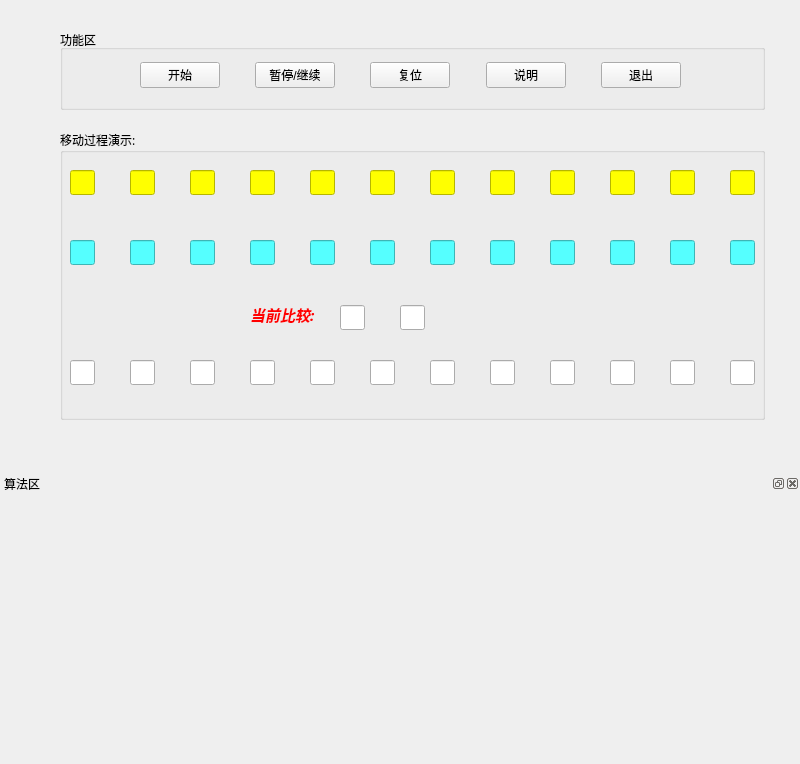
<?xml version="1.0" encoding="UTF-8"?>
<ui version="4.0">
 <class>seqUniView</class>
 <widget class="QMainWindow" name="seqUniView">
  <property name="geometry">
   <rect>
    <x>0</x>
    <y>0</y>
    <width>800</width>
    <height>764</height>
   </rect>
  </property>
  <property name="windowTitle">
   <string>MainWindow</string>
  </property>
  <widget class="QWidget" name="centralwidget">
   <widget class="QGroupBox" name="groupBox">
    <property name="geometry">
     <rect>
      <x>60</x>
      <y>130</y>
      <width>705</width>
      <height>290</height>
     </rect>
    </property>
    <property name="minimumSize">
     <size>
      <width>0</width>
      <height>0</height>
     </size>
    </property>
    <property name="maximumSize">
     <size>
      <width>800</width>
      <height>300</height>
     </size>
    </property>
    <property name="font">
     <font>
      <family>Agency FB</family>
      <pointsize>9</pointsize>
      <weight>50</weight>
      <italic>false</italic>
      <bold>false</bold>
     </font>
    </property>
    <property name="styleSheet">
     <string notr="true">font: 9pt &quot;Agency FB&quot;;</string>
    </property>
    <property name="title">
     <string>移动过程演示:</string>
    </property>
    <widget class="QLineEdit" name="lineEdit_1">
     <property name="geometry">
      <rect>
       <x>10</x>
       <y>40</y>
       <width>25</width>
       <height>25</height>
      </rect>
     </property>
     <property name="minimumSize">
      <size>
       <width>25</width>
       <height>25</height>
      </size>
     </property>
     <property name="maximumSize">
      <size>
       <width>25</width>
       <height>25</height>
      </size>
     </property>
     <property name="styleSheet">
      <string notr="true">background-color: rgb(255, 255, 0);
font: 10pt &quot;微软雅黑&quot;;
color: rgb(255, 0, 0);</string>
     </property>
     <property name="text">
      <string/>
     </property>
     <property name="readOnly">
      <bool>true</bool>
     </property>
    </widget>
    <widget class="QLineEdit" name="lineEdit_2">
     <property name="geometry">
      <rect>
       <x>70</x>
       <y>40</y>
       <width>25</width>
       <height>25</height>
      </rect>
     </property>
     <property name="minimumSize">
      <size>
       <width>25</width>
       <height>25</height>
      </size>
     </property>
     <property name="maximumSize">
      <size>
       <width>25</width>
       <height>25</height>
      </size>
     </property>
     <property name="styleSheet">
      <string notr="true">background-color: rgb(255, 255, 0);
font: 10pt &quot;微软雅黑&quot;;
color: rgb(255, 0, 0);</string>
     </property>
     <property name="readOnly">
      <bool>true</bool>
     </property>
    </widget>
    <widget class="QLineEdit" name="lineEdit_3">
     <property name="geometry">
      <rect>
       <x>130</x>
       <y>40</y>
       <width>25</width>
       <height>25</height>
      </rect>
     </property>
     <property name="minimumSize">
      <size>
       <width>25</width>
       <height>25</height>
      </size>
     </property>
     <property name="maximumSize">
      <size>
       <width>25</width>
       <height>25</height>
      </size>
     </property>
     <property name="styleSheet">
      <string notr="true">background-color: rgb(255, 255, 0);
font: 10pt &quot;微软雅黑&quot;;
color: rgb(255, 0, 0);</string>
     </property>
     <property name="readOnly">
      <bool>true</bool>
     </property>
    </widget>
    <widget class="QLineEdit" name="lineEdit_4">
     <property name="geometry">
      <rect>
       <x>190</x>
       <y>40</y>
       <width>25</width>
       <height>25</height>
      </rect>
     </property>
     <property name="minimumSize">
      <size>
       <width>25</width>
       <height>25</height>
      </size>
     </property>
     <property name="maximumSize">
      <size>
       <width>25</width>
       <height>25</height>
      </size>
     </property>
     <property name="styleSheet">
      <string notr="true">background-color: rgb(255, 255, 0);
font: 10pt &quot;微软雅黑&quot;;
color: rgb(255, 0, 0);</string>
     </property>
     <property name="readOnly">
      <bool>true</bool>
     </property>
    </widget>
    <widget class="QLineEdit" name="lineEdit_5">
     <property name="geometry">
      <rect>
       <x>250</x>
       <y>40</y>
       <width>25</width>
       <height>25</height>
      </rect>
     </property>
     <property name="minimumSize">
      <size>
       <width>25</width>
       <height>25</height>
      </size>
     </property>
     <property name="maximumSize">
      <size>
       <width>25</width>
       <height>25</height>
      </size>
     </property>
     <property name="styleSheet">
      <string notr="true">background-color: rgb(255, 255, 0);
font: 10pt &quot;微软雅黑&quot;;
color: rgb(255, 0, 0);</string>
     </property>
     <property name="readOnly">
      <bool>true</bool>
     </property>
    </widget>
    <widget class="QLineEdit" name="lineEdit_6">
     <property name="geometry">
      <rect>
       <x>310</x>
       <y>40</y>
       <width>25</width>
       <height>25</height>
      </rect>
     </property>
     <property name="minimumSize">
      <size>
       <width>25</width>
       <height>25</height>
      </size>
     </property>
     <property name="maximumSize">
      <size>
       <width>25</width>
       <height>25</height>
      </size>
     </property>
     <property name="styleSheet">
      <string notr="true">background-color: rgb(255, 255, 0);
color: rgb(255, 0, 0);
font: 10pt &quot;微软雅黑&quot;;</string>
     </property>
     <property name="readOnly">
      <bool>true</bool>
     </property>
    </widget>
    <widget class="QLineEdit" name="lineEdit_7">
     <property name="geometry">
      <rect>
       <x>370</x>
       <y>40</y>
       <width>25</width>
       <height>25</height>
      </rect>
     </property>
     <property name="minimumSize">
      <size>
       <width>25</width>
       <height>25</height>
      </size>
     </property>
     <property name="maximumSize">
      <size>
       <width>25</width>
       <height>25</height>
      </size>
     </property>
     <property name="styleSheet">
      <string notr="true">background-color: rgb(255, 255, 0);
font: 10pt &quot;微软雅黑&quot;;
color: rgb(255, 0, 0);</string>
     </property>
     <property name="text">
      <string/>
     </property>
     <property name="readOnly">
      <bool>true</bool>
     </property>
    </widget>
    <widget class="QLineEdit" name="lineEdit_8">
     <property name="geometry">
      <rect>
       <x>430</x>
       <y>40</y>
       <width>25</width>
       <height>25</height>
      </rect>
     </property>
     <property name="minimumSize">
      <size>
       <width>25</width>
       <height>25</height>
      </size>
     </property>
     <property name="maximumSize">
      <size>
       <width>25</width>
       <height>25</height>
      </size>
     </property>
     <property name="styleSheet">
      <string notr="true">background-color: rgb(255, 255, 0);
color: rgb(255, 0, 0);
font: 10pt &quot;微软雅黑&quot;;</string>
     </property>
     <property name="readOnly">
      <bool>true</bool>
     </property>
    </widget>
    <widget class="QLineEdit" name="lineEdit_10">
     <property name="geometry">
      <rect>
       <x>550</x>
       <y>40</y>
       <width>25</width>
       <height>25</height>
      </rect>
     </property>
     <property name="minimumSize">
      <size>
       <width>25</width>
       <height>25</height>
      </size>
     </property>
     <property name="maximumSize">
      <size>
       <width>25</width>
       <height>25</height>
      </size>
     </property>
     <property name="styleSheet">
      <string notr="true">background-color: rgb(255, 255, 0);
font: 10pt &quot;微软雅黑&quot;;
color: rgb(255, 0, 0);</string>
     </property>
     <property name="readOnly">
      <bool>true</bool>
     </property>
    </widget>
    <widget class="QLineEdit" name="lineEdit_9">
     <property name="geometry">
      <rect>
       <x>490</x>
       <y>40</y>
       <width>25</width>
       <height>25</height>
      </rect>
     </property>
     <property name="minimumSize">
      <size>
       <width>25</width>
       <height>25</height>
      </size>
     </property>
     <property name="maximumSize">
      <size>
       <width>25</width>
       <height>25</height>
      </size>
     </property>
     <property name="styleSheet">
      <string notr="true">background-color: rgb(255, 255, 0);
font: 10pt &quot;微软雅黑&quot;;
color: rgb(255, 0, 0);</string>
     </property>
     <property name="readOnly">
      <bool>true</bool>
     </property>
    </widget>
    <widget class="QLineEdit" name="lineEdit_11">
     <property name="geometry">
      <rect>
       <x>610</x>
       <y>40</y>
       <width>25</width>
       <height>25</height>
      </rect>
     </property>
     <property name="minimumSize">
      <size>
       <width>25</width>
       <height>25</height>
      </size>
     </property>
     <property name="maximumSize">
      <size>
       <width>25</width>
       <height>25</height>
      </size>
     </property>
     <property name="styleSheet">
      <string notr="true">background-color: rgb(255, 255, 0);
font: 10pt &quot;微软雅黑&quot;;
color: rgb(255, 0, 0);
</string>
     </property>
     <property name="readOnly">
      <bool>true</bool>
     </property>
    </widget>
    <widget class="QLineEdit" name="lineEdit_12">
     <property name="geometry">
      <rect>
       <x>670</x>
       <y>40</y>
       <width>25</width>
       <height>25</height>
      </rect>
     </property>
     <property name="minimumSize">
      <size>
       <width>25</width>
       <height>25</height>
      </size>
     </property>
     <property name="maximumSize">
      <size>
       <width>25</width>
       <height>25</height>
      </size>
     </property>
     <property name="styleSheet">
      <string notr="true">background-color: rgb(255, 255, 0);
font: 10pt &quot;微软雅黑&quot;;
color: rgb(255, 0, 0);</string>
     </property>
     <property name="readOnly">
      <bool>true</bool>
     </property>
    </widget>
    <widget class="QLineEdit" name="lineEdit_13">
     <property name="geometry">
      <rect>
       <x>10</x>
       <y>110</y>
       <width>25</width>
       <height>25</height>
      </rect>
     </property>
     <property name="minimumSize">
      <size>
       <width>25</width>
       <height>25</height>
      </size>
     </property>
     <property name="maximumSize">
      <size>
       <width>25</width>
       <height>25</height>
      </size>
     </property>
     <property name="styleSheet">
      <string notr="true">color: rgb(0, 0, 0);
background-color: rgb(85, 255, 255);
font: 10pt &quot;微软雅黑&quot;;</string>
     </property>
     <property name="readOnly">
      <bool>true</bool>
     </property>
    </widget>
    <widget class="QLineEdit" name="lineEdit_14">
     <property name="geometry">
      <rect>
       <x>70</x>
       <y>110</y>
       <width>25</width>
       <height>25</height>
      </rect>
     </property>
     <property name="minimumSize">
      <size>
       <width>25</width>
       <height>25</height>
      </size>
     </property>
     <property name="maximumSize">
      <size>
       <width>25</width>
       <height>25</height>
      </size>
     </property>
     <property name="styleSheet">
      <string notr="true">color: rgb(0, 0, 0);
background-color: rgb(85, 255, 255);
font: 10pt &quot;微软雅黑&quot;;</string>
     </property>
     <property name="readOnly">
      <bool>true</bool>
     </property>
    </widget>
    <widget class="QLineEdit" name="lineEdit_15">
     <property name="geometry">
      <rect>
       <x>130</x>
       <y>110</y>
       <width>25</width>
       <height>25</height>
      </rect>
     </property>
     <property name="minimumSize">
      <size>
       <width>25</width>
       <height>25</height>
      </size>
     </property>
     <property name="maximumSize">
      <size>
       <width>25</width>
       <height>25</height>
      </size>
     </property>
     <property name="styleSheet">
      <string notr="true">color: rgb(0, 0, 0);
background-color: rgb(85, 255, 255);
font: 10pt &quot;微软雅黑&quot;;</string>
     </property>
     <property name="readOnly">
      <bool>true</bool>
     </property>
    </widget>
    <widget class="QLineEdit" name="lineEdit_16">
     <property name="geometry">
      <rect>
       <x>190</x>
       <y>110</y>
       <width>25</width>
       <height>25</height>
      </rect>
     </property>
     <property name="minimumSize">
      <size>
       <width>25</width>
       <height>25</height>
      </size>
     </property>
     <property name="maximumSize">
      <size>
       <width>25</width>
       <height>25</height>
      </size>
     </property>
     <property name="styleSheet">
      <string notr="true">color: rgb(0, 0, 0);
background-color: rgb(85, 255, 255);
font: 10pt &quot;微软雅黑&quot;;</string>
     </property>
     <property name="readOnly">
      <bool>true</bool>
     </property>
    </widget>
    <widget class="QLineEdit" name="lineEdit_17">
     <property name="geometry">
      <rect>
       <x>250</x>
       <y>110</y>
       <width>25</width>
       <height>25</height>
      </rect>
     </property>
     <property name="minimumSize">
      <size>
       <width>25</width>
       <height>25</height>
      </size>
     </property>
     <property name="maximumSize">
      <size>
       <width>25</width>
       <height>25</height>
      </size>
     </property>
     <property name="styleSheet">
      <string notr="true">color: rgb(0, 0, 0);
background-color: rgb(85, 255, 255);
font: 10pt &quot;微软雅黑&quot;;</string>
     </property>
     <property name="readOnly">
      <bool>true</bool>
     </property>
    </widget>
    <widget class="QLineEdit" name="lineEdit_18">
     <property name="geometry">
      <rect>
       <x>310</x>
       <y>110</y>
       <width>25</width>
       <height>25</height>
      </rect>
     </property>
     <property name="minimumSize">
      <size>
       <width>25</width>
       <height>25</height>
      </size>
     </property>
     <property name="maximumSize">
      <size>
       <width>25</width>
       <height>25</height>
      </size>
     </property>
     <property name="styleSheet">
      <string notr="true">color: rgb(0, 0, 0);
background-color: rgb(85, 255, 255);
font: 10pt &quot;微软雅黑&quot;;</string>
     </property>
     <property name="readOnly">
      <bool>true</bool>
     </property>
    </widget>
    <widget class="QLineEdit" name="lineEdit_19">
     <property name="geometry">
      <rect>
       <x>370</x>
       <y>110</y>
       <width>25</width>
       <height>25</height>
      </rect>
     </property>
     <property name="minimumSize">
      <size>
       <width>25</width>
       <height>25</height>
      </size>
     </property>
     <property name="maximumSize">
      <size>
       <width>25</width>
       <height>25</height>
      </size>
     </property>
     <property name="styleSheet">
      <string notr="true">color: rgb(0, 0, 0);
background-color: rgb(85, 255, 255);
font: 10pt &quot;微软雅黑&quot;;</string>
     </property>
     <property name="readOnly">
      <bool>true</bool>
     </property>
    </widget>
    <widget class="QLineEdit" name="lineEdit_20">
     <property name="geometry">
      <rect>
       <x>430</x>
       <y>110</y>
       <width>25</width>
       <height>25</height>
      </rect>
     </property>
     <property name="minimumSize">
      <size>
       <width>25</width>
       <height>25</height>
      </size>
     </property>
     <property name="maximumSize">
      <size>
       <width>25</width>
       <height>25</height>
      </size>
     </property>
     <property name="styleSheet">
      <string notr="true">color: rgb(0, 0, 0);
background-color: rgb(85, 255, 255);
font: 10pt &quot;微软雅黑&quot;;</string>
     </property>
     <property name="readOnly">
      <bool>true</bool>
     </property>
    </widget>
    <widget class="QLineEdit" name="lineEdit_21">
     <property name="geometry">
      <rect>
       <x>490</x>
       <y>110</y>
       <width>25</width>
       <height>25</height>
      </rect>
     </property>
     <property name="minimumSize">
      <size>
       <width>25</width>
       <height>25</height>
      </size>
     </property>
     <property name="maximumSize">
      <size>
       <width>25</width>
       <height>25</height>
      </size>
     </property>
     <property name="styleSheet">
      <string notr="true">color: rgb(0, 0, 0);
background-color: rgb(85, 255, 255);
font: 10pt &quot;微软雅黑&quot;;</string>
     </property>
     <property name="readOnly">
      <bool>true</bool>
     </property>
    </widget>
    <widget class="QLineEdit" name="lineEdit_24">
     <property name="geometry">
      <rect>
       <x>670</x>
       <y>110</y>
       <width>25</width>
       <height>25</height>
      </rect>
     </property>
     <property name="minimumSize">
      <size>
       <width>25</width>
       <height>25</height>
      </size>
     </property>
     <property name="maximumSize">
      <size>
       <width>25</width>
       <height>25</height>
      </size>
     </property>
     <property name="styleSheet">
      <string notr="true">color: rgb(0, 0, 0);
background-color: rgb(85, 255, 255);
font: 10pt &quot;微软雅黑&quot;;</string>
     </property>
     <property name="readOnly">
      <bool>true</bool>
     </property>
    </widget>
    <widget class="QLineEdit" name="lineEdit_22">
     <property name="geometry">
      <rect>
       <x>550</x>
       <y>110</y>
       <width>25</width>
       <height>25</height>
      </rect>
     </property>
     <property name="minimumSize">
      <size>
       <width>25</width>
       <height>25</height>
      </size>
     </property>
     <property name="maximumSize">
      <size>
       <width>25</width>
       <height>25</height>
      </size>
     </property>
     <property name="styleSheet">
      <string notr="true">color: rgb(0, 0, 0);
background-color: rgb(85, 255, 255);
font: 10pt &quot;微软雅黑&quot;;
</string>
     </property>
     <property name="readOnly">
      <bool>true</bool>
     </property>
    </widget>
    <widget class="QLineEdit" name="lineEdit_23">
     <property name="geometry">
      <rect>
       <x>610</x>
       <y>110</y>
       <width>25</width>
       <height>25</height>
      </rect>
     </property>
     <property name="minimumSize">
      <size>
       <width>25</width>
       <height>25</height>
      </size>
     </property>
     <property name="maximumSize">
      <size>
       <width>25</width>
       <height>25</height>
      </size>
     </property>
     <property name="styleSheet">
      <string notr="true">color: rgb(0, 0, 0);
background-color: rgb(85, 255, 255);
font: 10pt &quot;微软雅黑&quot;;</string>
     </property>
     <property name="readOnly">
      <bool>true</bool>
     </property>
    </widget>
    <widget class="QLabel" name="label">
     <property name="geometry">
      <rect>
       <x>190</x>
       <y>170</y>
       <width>80</width>
       <height>30</height>
      </rect>
     </property>
     <property name="text">
      <string>&lt;html&gt;&lt;head/&gt;&lt;body&gt;&lt;p&gt;&lt;span style=&quot; font-size:11pt; font-weight:600; font-style:italic; color:#ff0000;&quot;&gt;当前比较:&lt;/span&gt;&lt;/p&gt;&lt;/body&gt;&lt;/html&gt;</string>
     </property>
    </widget>
    <widget class="QLineEdit" name="firstlineEdit">
     <property name="geometry">
      <rect>
       <x>280</x>
       <y>175</y>
       <width>25</width>
       <height>25</height>
      </rect>
     </property>
     <property name="minimumSize">
      <size>
       <width>25</width>
       <height>25</height>
      </size>
     </property>
     <property name="maximumSize">
      <size>
       <width>25</width>
       <height>25</height>
      </size>
     </property>
     <property name="readOnly">
      <bool>true</bool>
     </property>
    </widget>
    <widget class="QLineEdit" name="secondlineEdit">
     <property name="geometry">
      <rect>
       <x>340</x>
       <y>175</y>
       <width>25</width>
       <height>25</height>
      </rect>
     </property>
     <property name="minimumSize">
      <size>
       <width>25</width>
       <height>25</height>
      </size>
     </property>
     <property name="maximumSize">
      <size>
       <width>25</width>
       <height>25</height>
      </size>
     </property>
     <property name="readOnly">
      <bool>true</bool>
     </property>
    </widget>
    <widget class="QLineEdit" name="lineEdit_25">
     <property name="geometry">
      <rect>
       <x>10</x>
       <y>230</y>
       <width>25</width>
       <height>25</height>
      </rect>
     </property>
     <property name="minimumSize">
      <size>
       <width>25</width>
       <height>25</height>
      </size>
     </property>
     <property name="maximumSize">
      <size>
       <width>25</width>
       <height>25</height>
      </size>
     </property>
     <property name="readOnly">
      <bool>true</bool>
     </property>
    </widget>
    <widget class="QLineEdit" name="lineEdit_26">
     <property name="geometry">
      <rect>
       <x>70</x>
       <y>230</y>
       <width>25</width>
       <height>25</height>
      </rect>
     </property>
     <property name="minimumSize">
      <size>
       <width>25</width>
       <height>25</height>
      </size>
     </property>
     <property name="maximumSize">
      <size>
       <width>25</width>
       <height>25</height>
      </size>
     </property>
     <property name="readOnly">
      <bool>true</bool>
     </property>
    </widget>
    <widget class="QLineEdit" name="lineEdit_27">
     <property name="geometry">
      <rect>
       <x>130</x>
       <y>230</y>
       <width>25</width>
       <height>25</height>
      </rect>
     </property>
     <property name="minimumSize">
      <size>
       <width>25</width>
       <height>25</height>
      </size>
     </property>
     <property name="maximumSize">
      <size>
       <width>25</width>
       <height>25</height>
      </size>
     </property>
     <property name="readOnly">
      <bool>true</bool>
     </property>
    </widget>
    <widget class="QLineEdit" name="lineEdit_28">
     <property name="geometry">
      <rect>
       <x>190</x>
       <y>230</y>
       <width>25</width>
       <height>25</height>
      </rect>
     </property>
     <property name="minimumSize">
      <size>
       <width>25</width>
       <height>25</height>
      </size>
     </property>
     <property name="maximumSize">
      <size>
       <width>25</width>
       <height>25</height>
      </size>
     </property>
     <property name="readOnly">
      <bool>true</bool>
     </property>
    </widget>
    <widget class="QLineEdit" name="lineEdit_29">
     <property name="geometry">
      <rect>
       <x>250</x>
       <y>230</y>
       <width>25</width>
       <height>25</height>
      </rect>
     </property>
     <property name="minimumSize">
      <size>
       <width>25</width>
       <height>25</height>
      </size>
     </property>
     <property name="maximumSize">
      <size>
       <width>25</width>
       <height>25</height>
      </size>
     </property>
     <property name="readOnly">
      <bool>true</bool>
     </property>
    </widget>
    <widget class="QLineEdit" name="lineEdit_30">
     <property name="geometry">
      <rect>
       <x>310</x>
       <y>230</y>
       <width>25</width>
       <height>25</height>
      </rect>
     </property>
     <property name="minimumSize">
      <size>
       <width>25</width>
       <height>25</height>
      </size>
     </property>
     <property name="maximumSize">
      <size>
       <width>25</width>
       <height>25</height>
      </size>
     </property>
     <property name="readOnly">
      <bool>true</bool>
     </property>
    </widget>
    <widget class="QLineEdit" name="lineEdit_31">
     <property name="geometry">
      <rect>
       <x>370</x>
       <y>230</y>
       <width>25</width>
       <height>25</height>
      </rect>
     </property>
     <property name="minimumSize">
      <size>
       <width>25</width>
       <height>25</height>
      </size>
     </property>
     <property name="maximumSize">
      <size>
       <width>25</width>
       <height>25</height>
      </size>
     </property>
     <property name="readOnly">
      <bool>true</bool>
     </property>
    </widget>
    <widget class="QLineEdit" name="lineEdit_32">
     <property name="geometry">
      <rect>
       <x>430</x>
       <y>230</y>
       <width>25</width>
       <height>25</height>
      </rect>
     </property>
     <property name="minimumSize">
      <size>
       <width>25</width>
       <height>25</height>
      </size>
     </property>
     <property name="maximumSize">
      <size>
       <width>25</width>
       <height>25</height>
      </size>
     </property>
     <property name="readOnly">
      <bool>true</bool>
     </property>
    </widget>
    <widget class="QLineEdit" name="lineEdit_33">
     <property name="geometry">
      <rect>
       <x>490</x>
       <y>230</y>
       <width>25</width>
       <height>25</height>
      </rect>
     </property>
     <property name="minimumSize">
      <size>
       <width>25</width>
       <height>25</height>
      </size>
     </property>
     <property name="maximumSize">
      <size>
       <width>25</width>
       <height>25</height>
      </size>
     </property>
     <property name="readOnly">
      <bool>true</bool>
     </property>
    </widget>
    <widget class="QLineEdit" name="lineEdit_34">
     <property name="geometry">
      <rect>
       <x>550</x>
       <y>230</y>
       <width>25</width>
       <height>25</height>
      </rect>
     </property>
     <property name="minimumSize">
      <size>
       <width>25</width>
       <height>25</height>
      </size>
     </property>
     <property name="maximumSize">
      <size>
       <width>25</width>
       <height>25</height>
      </size>
     </property>
     <property name="readOnly">
      <bool>true</bool>
     </property>
    </widget>
    <widget class="QLineEdit" name="lineEdit_35">
     <property name="geometry">
      <rect>
       <x>610</x>
       <y>230</y>
       <width>25</width>
       <height>25</height>
      </rect>
     </property>
     <property name="minimumSize">
      <size>
       <width>25</width>
       <height>25</height>
      </size>
     </property>
     <property name="maximumSize">
      <size>
       <width>25</width>
       <height>25</height>
      </size>
     </property>
     <property name="readOnly">
      <bool>true</bool>
     </property>
    </widget>
    <widget class="QLineEdit" name="lineEdit_36">
     <property name="geometry">
      <rect>
       <x>670</x>
       <y>230</y>
       <width>25</width>
       <height>25</height>
      </rect>
     </property>
     <property name="minimumSize">
      <size>
       <width>25</width>
       <height>25</height>
      </size>
     </property>
     <property name="maximumSize">
      <size>
       <width>25</width>
       <height>25</height>
      </size>
     </property>
     <property name="readOnly">
      <bool>true</bool>
     </property>
    </widget>
   </widget>
   <widget class="QGroupBox" name="ButtonBox">
    <property name="geometry">
     <rect>
      <x>60</x>
      <y>30</y>
      <width>705</width>
      <height>80</height>
     </rect>
    </property>
    <property name="title">
     <string>功能区</string>
    </property>
    <widget class="QWidget" name="layoutWidget">
     <property name="geometry">
      <rect>
       <x>80</x>
       <y>30</y>
       <width>541</width>
       <height>30</height>
      </rect>
     </property>
     <layout class="QHBoxLayout" name="horizontalLayout">
      <item>
       <widget class="QPushButton" name="startButton">
        <property name="text">
         <string>开始</string>
        </property>
       </widget>
      </item>
      <item>
       <spacer name="horizontalSpacer">
        <property name="orientation">
         <enum>Qt::Horizontal</enum>
        </property>
        <property name="sizeHint" stdset="0">
         <size>
          <width>40</width>
          <height>20</height>
         </size>
        </property>
       </spacer>
      </item>
      <item>
       <widget class="QPushButton" name="pauseButton">
        <property name="text">
         <string>暂停/继续</string>
        </property>
       </widget>
      </item>
      <item>
       <spacer name="horizontalSpacer_2">
        <property name="orientation">
         <enum>Qt::Horizontal</enum>
        </property>
        <property name="sizeHint" stdset="0">
         <size>
          <width>40</width>
          <height>20</height>
         </size>
        </property>
       </spacer>
      </item>
      <item>
       <widget class="QPushButton" name="frashButton">
        <property name="text">
         <string>复位</string>
        </property>
       </widget>
      </item>
      <item>
       <spacer name="horizontalSpacer_3">
        <property name="orientation">
         <enum>Qt::Horizontal</enum>
        </property>
        <property name="sizeHint" stdset="0">
         <size>
          <width>40</width>
          <height>20</height>
         </size>
        </property>
       </spacer>
      </item>
      <item>
       <widget class="QPushButton" name="explainButton">
        <property name="text">
         <string>说明</string>
        </property>
       </widget>
      </item>
      <item>
       <spacer name="horizontalSpacer_4">
        <property name="orientation">
         <enum>Qt::Horizontal</enum>
        </property>
        <property name="sizeHint" stdset="0">
         <size>
          <width>40</width>
          <height>20</height>
         </size>
        </property>
       </spacer>
      </item>
      <item>
       <widget class="QPushButton" name="backButton">
        <property name="text">
         <string>退出</string>
        </property>
       </widget>
      </item>
     </layout>
    </widget>
   </widget>
  </widget>
  <widget class="QMenuBar" name="menubar">
   <property name="geometry">
    <rect>
     <x>0</x>
     <y>0</y>
     <width>800</width>
     <height>23</height>
    </rect>
   </property>
  </widget>
  <widget class="QDockWidget" name="dockWidget_2">
   <property name="minimumSize">
    <size>
     <width>80</width>
     <height>290</height>
    </size>
   </property>
   <property name="maximumSize">
    <size>
     <width>524287</width>
     <height>290</height>
    </size>
   </property>
   <property name="windowTitle">
    <string>算法区</string>
   </property>
   <attribute name="dockWidgetArea">
    <number>8</number>
   </attribute>
   <widget class="QWidget" name="dockWidgetContents_2"/>
  </widget>
 </widget>
 <resources/>
 <connections/>
</ui>
